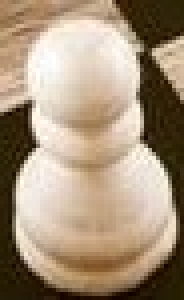
#> input picture templateImages/chessTemplate.jpg, 46 x 75 px, given in place of cells.png, which was not available (shown 4 times larger)
$ jupyter execute test.ipynb
#> lines starting #> are read from the running program, lines starting #| are printed output that depends on the picture; pictures that were not available may be replaced by others from this repository, and a replacement may not be noted
[cell 1]
import numpy as np
from scipy.signal import correlate2d
from time import time
import matplotlib.pyplot as plt
from PIL import Image


##Idx is a lit of coordinates where idx[0] is 1st coordinate and idx[0][0] is row (y) and idx[0][1] is col (x)

def match_template_corr( x , template , numPeaks = None, thresh = None):
    start_time = time()
    y = np.empty(x.shape)
    y = correlate2d(x,template,'same')
    end_time = time()
    comp_time_ms = end_time-start_time
    idx = find_peaks(y, template, numPeaks, thresh) #row then column
    plt.imshow(y)
    return y, idx, comp_time_ms

[cell 2]
def find_peaks(matches, template, numPeaks, thresh):
    if numPeaks == None:
        numPeaks = 1
    if thresh == None:
        thresh = 0.5 * matches.max()
    nHoodSize = [template.shape[0],template.shape[1]] #height and width of template
    done = False
    row = []
    col = []
    newMatches = matches.copy()
    while not done:
        matches_max = np.amax(newMatches)
        max_indices = np.where(newMatches == matches_max)
        p = max_indices[0][0]
        q = max_indices[1][0]
        if newMatches[p, q] >= thresh:
            row.append(p)
            col.append(q)
            p1 = int(p - (nHoodSize[0] - 1)/2 )
            p2 = int( p + (nHoodSize[0] - 1)/2)
            q1 = int(q - (nHoodSize[1] - 1)/2)
            q2 = int(q + (nHoodSize[1] - 1)/2)
            pp,qq = np.mgrid[p1:p2, q1:q2]
            pp = np.ravel(pp,'F')
            qq = np.ravel(qq,'F')
            gridCoordinates = list(zip(pp,qq))
            try:
                for i in range(len(gridCoordinates)):
                    newMatches[gridCoordinates[i]] = 0.0
            except IndexError:
                continue
            done = (len(row) == numPeaks)
        else:
            done = True
    return list(zip(row, col))

[cell 3]
def rgb2gray(rgb_image):
        return np.dot(rgb_image[...,:3], [0.299, 0.587, 0.114])

match_template_corr(rgb2gray(np.array(Image.open("templateImages\cells.png"))), rgb2gray(np.array(Image.open("templateImages\cellsTemplate.png"))))
#> in rgb2gray, `return np.dot(rgb_image[...,:3], [0.299, 0.587, 0.114])`:
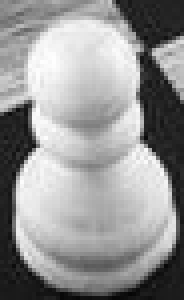
#> returned value: shape (75, 46) float64 (shown 4 times larger); min 5.08, max 255, mean 149.4
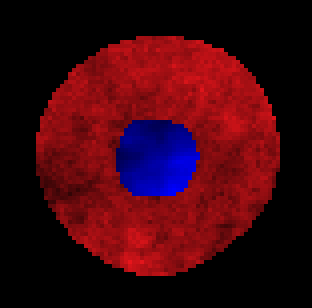
#> input picture templateImages/cellsTemplate.png, 78 x 77 px, found by its file name (shown 4 times larger)
#> in rgb2gray (call 2), `return np.dot(rgb_image[...,:3], [0.299, 0.587, 0.114])`:
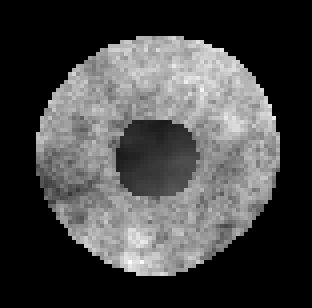
#> returned value: shape (77, 78) float64 (shown 4 times larger); min 0, max 84.77, mean 23.1; drawn with min black and max white
#> in match_template_corr, `y = correlate2d(x,template,'same')`:
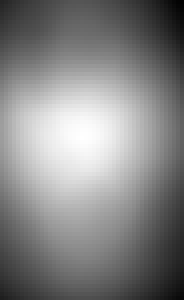
#> y: shape (75, 46) float64 (shown 4 times larger); min 4315850.2, max 20246665.2, mean 12586834.9; drawn with min black and max white
#> in match_template_corr, `comp_time_ms = end_time-start_time`: comp_time_ms = 0.0803
#> in find_peaks, `thresh = 0.5 * matches.max()`: thresh = 10123332.6
#> the loop in find_peaks, `while not done:` made 2 passes
#> (matches_max, p, q, p1, p2, q1, q2) on pass 1: (20246665.2, 34, 20, -4, 72, -18, 58)
#> (matches_max, max_indices, p, q) on pass 2: (0, 3450 positions, rows 0 to 74, columns 0 to 45, 0, 0)
#> pass 1, in find_peaks, `pp,qq = np.mgrid[p1:p2, q1:q2]`:
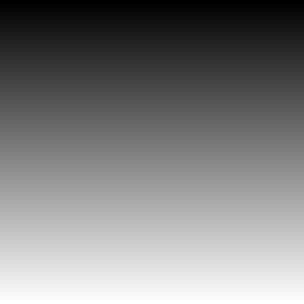
#> pp: shape (76, 76) int64 (shown 4 times larger); min -4, max 71, mean 33.5; drawn with min black and max white
#> pass 1, in find_peaks, `pp,qq = np.mgrid[p1:p2, q1:q2]`:
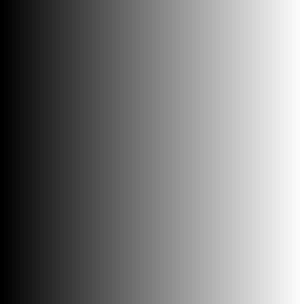
#> qq: shape (76, 76) int64 (shown 4 times larger); min -18, max 57, mean 19.5; drawn with min black and max white
#> after the loop in find_peaks, `while not done:`: newMatches: shape (75, 46) float64; every value is 0
#> after the loop in find_peaks, `while not done:`: col = [20]; row = [34]
#> in match_template_corr, `idx = find_peaks(y, template, numPeaks, thresh)`: idx = [(34, 20)]
